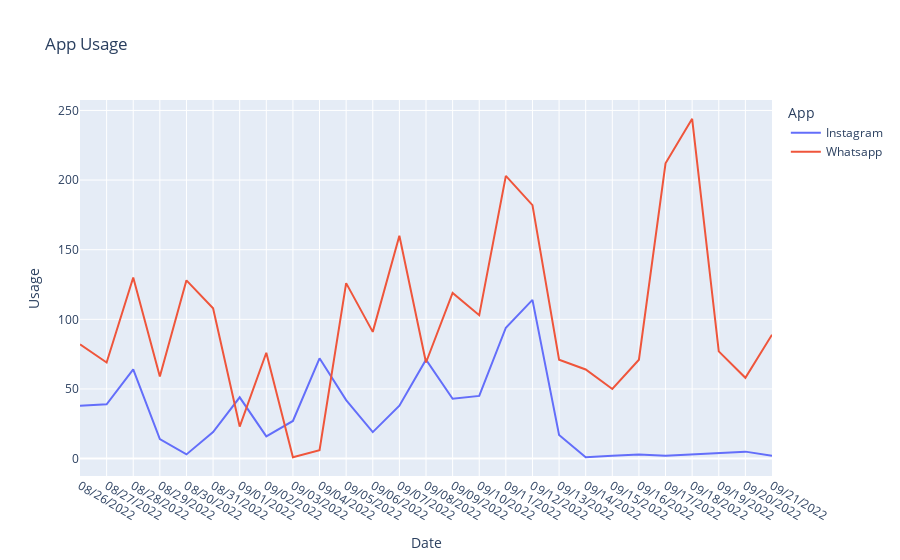

Notebook cell for this chart:
### Markdown cell above
### 4.2 App Usage Analysis (Line Chart)

### Code cell
# analyzing the usage column by using a line chart
fig = px.line(df, x= "Date", y="Usage", color="App", title="App Usage")
fig.show()

### Figure 1 — Plotly figure (JSON) as saved in the notebook; plotly's stock layout.template omitted (floating-point values rounded to 4 significant figures)
{"data": [{"hovertemplate": "App=Instagram<br>Date=%{x}<br>Usage=%{y}<extra></extra>", "legendgroup": "Instagram", "line": {"color": "#636efa", "dash": "solid"}, "marker": {"symbol": "circle"}, "mode": "lines", "name": "Instagram", "orientation": "v", "showlegend": true, "type": "scatter", "x": ["08/26/2022", "08/27/2022", "08/28/2022", "08/29/2022", "08/30/2022", "08/31/2022", "09/01/2022", "09/02/2022", "09/03/2022", "09/04/2022", "09/05/2022", "09/06/2022", "09/07/2022", "09/08/2022", "09/09/2022", "09/10/2022", "09/11/2022", "09/12/2022", "09/13/2022", "09/14/2022", "09/15/2022", "09/16/2022", "09/17/2022", "09/18/2022", "09/19/2022", "09/20/2022", "09/21/2022"], "xaxis": "x", "y": [38, 39, 64, 14, 3, 19, 44, 16, 27, 72, 42, 19, 38, 71, 43, 45, 94, 114, 17, 1, 2, 3, 2, 3, 4, 5, 2], "yaxis": "y"}, {"hovertemplate": "App=Whatsapp<br>Date=%{x}<br>Usage=%{y}<extra></extra>", "legendgroup": "Whatsapp", "line": {"color": "#EF553B", "dash": "solid"}, "marker": {"symbol": "circle"}, "mode": "lines", "name": "Whatsapp", "orientation": "v", "showlegend": true, "type": "scatter", "x": ["08/26/2022", "08/27/2022", "08/28/2022", "08/29/2022", "08/30/2022", "08/31/2022", "09/01/2022", "09/02/2022", "09/03/2022", "09/04/2022", "09/05/2022", "09/06/2022", "09/07/2022", "09/08/2022", "09/09/2022", "09/10/2022", "09/11/2022", "09/12/2022", "09/13/2022", "09/14/2022", "09/15/2022", "09/16/2022", "09/17/2022", "09/18/2022", "09/19/2022", "09/20/2022", "09/21/2022"], "xaxis": "x", "y": [82, 69, 130, 59, 128, 108, 23, 76, 1, 6, 126, 91, 160, 69, 119, 103, 203, 182, 71, 64, 50, 71, 212, 244, 77, 58, 89], "yaxis": "y"}], "layout": {"legend": {"title": {"text": "App"}, "tracegroupgap": 0}, "title": {"text": "App Usage"}, "xaxis": {"anchor": "y", "domain": [0, 1], "title": {"text": "Date"}}, "yaxis": {"anchor": "x", "domain": [0, 1], "title": {"text": "Usage"}}}}
